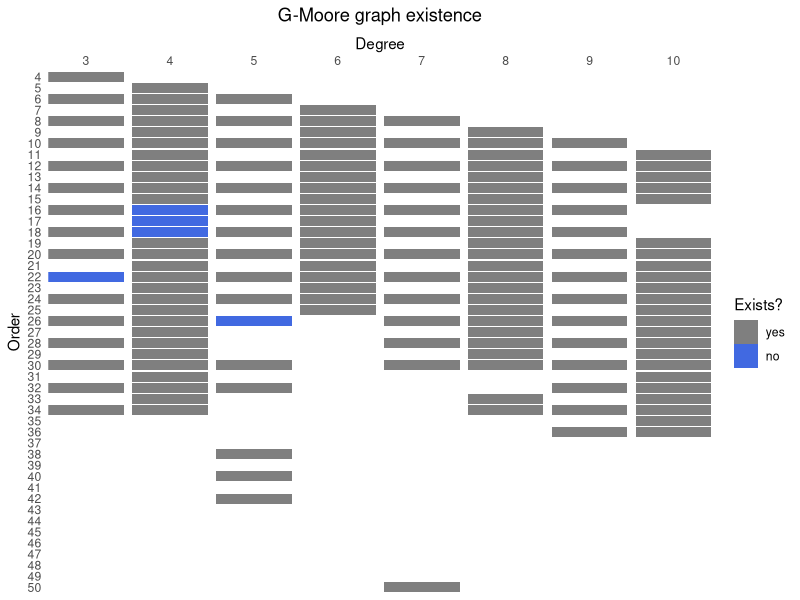

Source code (R):
library(readr)
library(dplyr)
library(tidyr)
library(ggplot2)

theme_set(theme_light())

data <- read_csv('../data/miner.csv') %>%
  mutate(v = ifelse(sspl == sspl_lb, 1, 0)) %>%
  select(n, d, v) %>%
  mutate(v = as.factor(v))

gp <- ggplot(
  data,
  aes(
    d,
    #ordered(n, rev(sort(unique(n)))),
    n,
    fill = v
    )
  ) +
  ggtitle('G-Moore graph existence') +
  geom_tile(
    width = 0.9,
    height = 0.9
  ) +
  scale_x_continuous(
    'Degree',
    position = 'top',
    breaks = seq(min(data$d), max(data$d)),
    expand = c(0, 0)
    ) +
  scale_y_continuous(
    'Order',
    breaks = seq(min(data$n), max(data$n)),
    trans = 'reverse',
    expand = c(0, 0)
    ) +
  scale_fill_manual(
    name ='Exists?',
    values = c('grey50', 'royalblue'),
    breaks = c(1, 0),
    labels = c('yes', 'no')
    ) +
  theme(
    text = element_text(size = 11),
    panel.grid = element_blank(),
    panel.border = element_blank(),
    #panel.background = element_blank(),
    plot.title = element_text(hjust = 0.5),
    #axis.line = element_blank(),
    axis.ticks = element_blank()
    )
ggsave('miner-existence.pdf', gp,
       width = 7, height = 15, units = 'cm')
